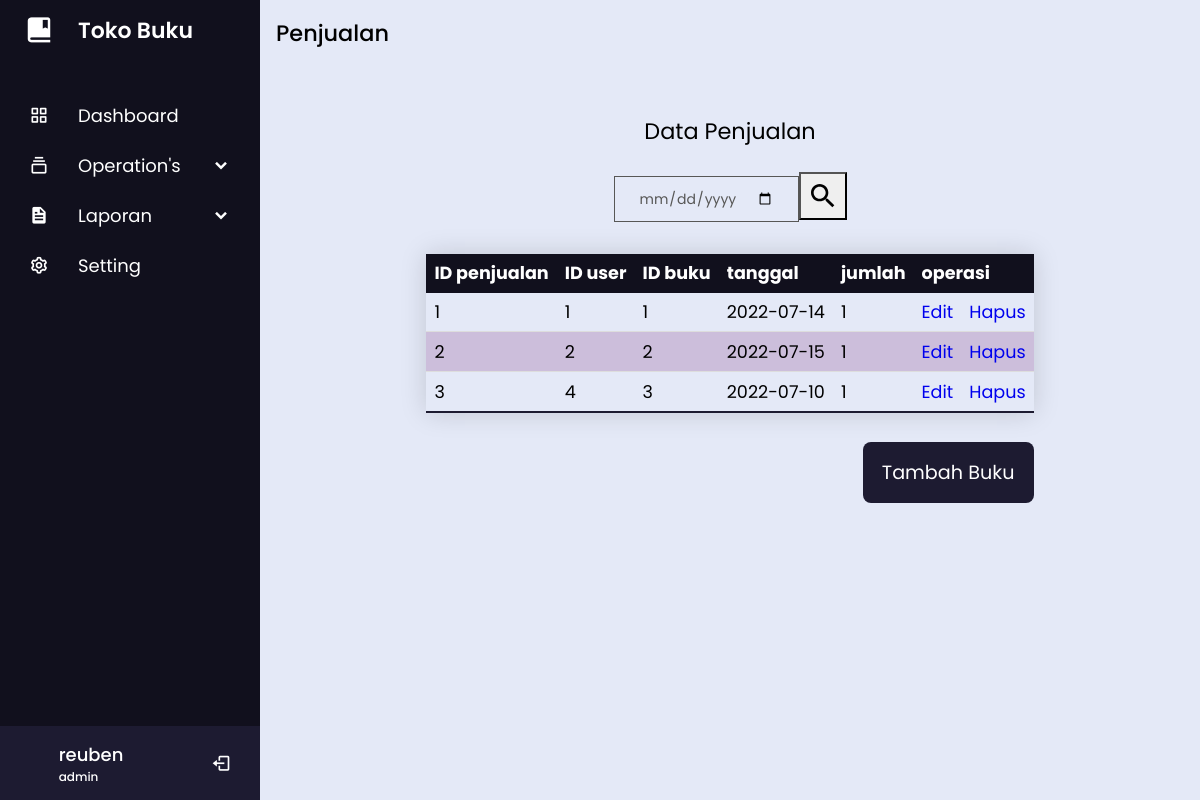
/view/tampil_penjualan.php (signed in), run on the app's committed database.
### tables this page shows
CREATE TABLE IF NOT EXISTS `tbuser` (
  `id_user` int(10) NOT NULL AUTO_INCREMENT,
  `nama` varchar(100) NOT NULL,
  `alamat` varchar(100) NOT NULL,
  `telephone` varchar(15) NOT NULL,
  `username` varchar(50) NOT NULL,
  `password` varchar(20) NOT NULL,
  `hak_akses` enum('admin','kasir','pembeli') NOT NULL,
  PRIMARY KEY (`id_user`)
);

CREATE TABLE IF NOT EXISTS `tbpenjualan` (
  `id_penjualan` int(10) NOT NULL AUTO_INCREMENT,
  `id_user` int(10) NOT NULL,
  `id_buku` int(10) NOT NULL,
  `tanggal` date NOT NULL,
  `jumlah` int(5) NOT NULL,
  PRIMARY KEY (`id_penjualan`)
);

### view/tampil_penjualan.php (the view, shortened to what this page needs)
<!DOCTYPE html>
<html lang="en" dir="ltr">
  <head>
    <link rel="stylesheet" href="./style/penjualan.css" />
    <link
      href="https://unpkg.com/boxicons@2.0.7/css/boxicons.min.css"
      rel="stylesheet"
    />
  </head>
  <body>
    <?php
      include 'sidebar.php';
    ?>
        <section class="home-section">
      <div class="section header">
        <div class="header">
          <span>Penjualan</span>
        </div>
      </div>
      <div class="section">
        <div class="title">
          <span>Data Penjualan</span>
        </div>
        <div class="search container">
        <form action="tampil_penjualan.php" method="get" class="searching-form">
          <input
            class="search input"
            type="date"
            placeholder="Cari Penjualan"
            name="cari"
          />
          <span class="search button"><button type="submit"></button></span>
        </form>
        </div>
        <div class="data penjualan">
          <table class="styled-table">
            <?php
             include '../db/connection.php';
          $sql = "SELECT * FROM tbpenjualan";
          $query = mysqli_query($con, $sql);
          $rows = mysqli_num_rows($query);
          if( $rows == 0 ){
            echo "<div class=\"no-data\">Tidak Ada Data</div>";
          } else {
            if(isset($_GET['cari'])){
              $cari = $_GET['cari'];
              $sql = "SELECT * FROM tbpenjualan WHERE tbpenjualan.tanggal LIKE '%$cari%'";
            }else{
              $sql = "SELECT * FROM tbpenjualan";
            }
              $query = mysqli_query($con, $sql);
              if(mysqli_num_rows($query) == 0){
                echo "<div class=\"no-data\">Tidak Ada Data</div>";
              } else {
          ?>
            <thead>
              <tr>
              <th>ID penjualan</th>
      <th>ID user</th>
      <th>ID buku</th>
      <th>tanggal</th>
      <th>jumlah</th>
            <th colspan=2>operasi</th>
              </tr>
            </thead>
            <tbody>
            <?php
             while($d= mysqli_fetch_array($query)){
              $id_penjualan = $d['id_penjualan'];
            ?>
              <tr>
              <td><?php echo $d['id_penjualan']; ?></td>
        <td><?php echo $d['id_user']; ?></td>
        <td><?php echo $d['id_buku']; ?></td>
                <td><?php echo $d['tanggal']; ?></td>
                <td><?php echo $d['jumlah']; ?></td>
                <td><a href="edit_penjualan.php?id_penjualan=<?php echo $d['id_penjualan']; ?>&id_user=<?php echo $d['id_user']; ?>&id_buku=<?php echo $d['id_buku']; ?>&tanggal=<?php echo $d['tanggal']; ?>&jumlah=<?php echo $d['jumlah']; ?>&">Edit</a></td>
                <td><a href="../controller/hapus_penjualan.php?id_penjualan=<?php echo $d['id_penjualan']; ?>" onclick="return confirm('anda yakin untuk menghapus item ini?')">Hapus</a></td>
         </tr>
           <?php
        }
      }
    }
        ?>
            </tbody>
          </table>
          <div class="button">
            <button><a href="./input_penjualan.php?id_penjualan=<?php echo $id_penjualan; ?>">Tambah Buku</a></button>
          </div>
        </div>
      </div>
    </section>
  </body>
</html>

### view/sidebar.php (shortened to what this page needs)
<?php
include '../db/connection.php';
$user = $_SESSION['user'];
$result = mysqli_query($con, "SELECT hak_akses from tbuser WHERE username='$user'");
$row = mysqli_fetch_array($result, MYSQLI_NUM);
$roles = $row[0];
?>
  <div class="sidebar">
    <div class="logo-details">
      <i class="bx bxs-book-bookmark"></i>
      <span class="logo_name">Toko Buku</span>
    </div>
    <ul class="nav-links">
      <li>
        <a href="./overview.php">
          <i class="bx bx-grid-alt"></i>
          <span class="link_name">Dashboard</span>
        </a>
      </li>
      <li>
        <div class="iocn-link">
          <a href="#">
            <i class="bx bx-collection"></i>
            <span class="link_name">Operation's</span>
          </a>
          <i class="bx bxs-chevron-down arrow"></i>
        </div>
      </li>
      <li>
<div class="iocn-link">
          <a href="#">
            <i class='bx bxs-file'></i>
            <span class="link_name">Laporan</span>
          </a>
          <i class="bx bxs-chevron-down arrow"></i>
        </div>
      </li>
      <li>
        <a href="#">
          <i class="bx bx-cog"></i>
          <span class="link_name">Setting</span>
        </a>
      </li>
      <li>
        <div class="profile-details">
          <div class="name-job">
            <div class="profile_name"><?php echo $_SESSION['user']?></div>
            <div class="job"><?php echo $roles ?></div>
          </div>
			<a href="../controller/logout.php">
				<i class="bx bx-log-out"></i>
			</a>
          </div>
      </li>
    </ul>
  </div>

### view/style/penjualan.css (style rules this page uses)
* { margin: 0; padding: 0; box-sizing: border-box; font-family: "Poppins", sans-serif; text-decoration: none; }
.sidebar { position: fixed; top: 0; left: 0; height: 100%; width: 260px; background: #11101d; z-index: 100; transition: all 0.5s ease; }
.sidebar .logo-details { height: 60px; width: 100%; display: flex; align-items: center; }
.sidebar .logo-details i { font-size: 30px; color: #fff; height: 50px; min-width: 78px; text-align: center; line-height: 50px; }
.sidebar .logo-details .logo_name { font-size: 22px; color: #fff; font-weight: 600; transition: 0.3s ease; transition-delay: 0.1s; }
.sidebar .nav-links { height: 100%; padding: 30px 0 150px 0; overflow: auto; }
.sidebar .nav-links li { position: relative; list-style: none; transition: all 0.4s ease; }
.sidebar .nav-links li .iocn-link { display: flex; align-items: center; justify-content: space-between; }
.sidebar .nav-links li i { height: 50px; min-width: 78px; text-align: center; line-height: 50px; color: #fff; font-size: 20px; cursor: pointer; transition: all 0.3s ease; }
.sidebar .nav-links li a { display: flex; align-items: center; text-decoration: none; }
.sidebar .nav-links li a .link_name { font-size: 18px; font-weight: 400; color: #fff; transition: all 0.4s ease; }
.sidebar .profile-details { position: fixed; bottom: 0; width: 260px; display: flex; align-items: center; justify-content: space-between; background: #1d1b31; padding: 12px 0; transition: all 0.5s ease; }
.sidebar .profile-details .profile_name, .sidebar .profile-details .job { color: #fff; font-size: 18px; font-weight: 500; white-space: nowrap; }
.sidebar .profile-details .job { font-size: 12px; }
.home-section { overflow-x: auto; position: relative; background: #e4e9f7; height: 100vh; left: 260px; width: calc(100% - 260px); transition: all 0.5s ease; }
section.home-section .section.header { padding: 1rem 1rem; margin-bottom: .5rem; font-size: 1.4rem; font-weight: 500; text-transform: capitalize; }
.section { margin: 3rem 0; }
.section.header { margin: 0; }
.section .title { width: fit-content; margin: auto; font-size: 1.4rem; font-weight: 400; margin-bottom: 1.5rem; }
.section .search.container { margin: auto; }
.searching-form { display: flex; flex-direction: row; justify-content: center; align-items: center; }
.section .data.penjualan { margin: auto; width: fit-content; }
.data.penjualan .button { width: fit-content; background-color: transparent; margin-left: auto; }
.data.penjualan .button button { font-size: 1.2rem; padding: 1rem 0; background-color: #1d1b31; border-radius: 8px; outline: 0; border: none; cursor: pointer; }
.data.penjualan .button button a { text-decoration: none; padding: 1.2rem; color: #ffffff; }
.styled-table { border-collapse: collapse; margin: 1.8rem 0; min-width: 20rem; font-size: 1.1rem; font-family: "Poppins", "sans-serif"; box-shadow: 0 0 25px rgba(0, 0, 0, 0.15); }
.styled-table thead { background-color: #11101d; color: #ffffff; text-align: left; }
.styled-table th, .styled-table td { padding: 0.4rem 0.5rem; }
.styled-table tbody tr { border-bottom: 1px solid #dddddd; }
.styled-table tbody tr:nth-of-type(even) { background-color: rgba(105, 19, 105, 0.2); }
.styled-table tbody tr:last-of-type { border-bottom: 2px solid #1d1b31; }
.search.container { display: flex; justify-content: center; align-items: center; max-width: 30rem; }
.search.input { width: 100%; padding: 12px 24px; background-color: transparent; font-size: 14px; line-height: 18px; color: #575756; background-color: transparent; border: 1px solid #575756; backface-visibility: hidden; transform-style: preserve-3d; }
.search.input::placeholder { color: color(#575756 a(0.8)); text-transform: uppercase; letter-spacing: 1.5px; }
.search.button { width: fit-content; }
.search.button button { cursor: pointer; border-radius: 0; box-shadow: 0 0 0 white; width: 48px; height: 48px; background-repeat: no-repeat; background-size: 2rem 2rem; background-position: center; }

### data on the page
tbuser: hak_akses "admin"
tbpenjualan: id_penjualan "1", id_user "1", id_buku "1", tanggal "2022-07-14", jumlah "1"
tbpenjualan: id_penjualan "2", id_user "2", id_buku "2", tanggal "2022-07-15", jumlah "1"
tbpenjualan: id_penjualan "3", id_user "4", id_buku "3", tanggal "2022-07-10", jumlah "1"

### other printed values
$_SESSION['user'] "reuben"
